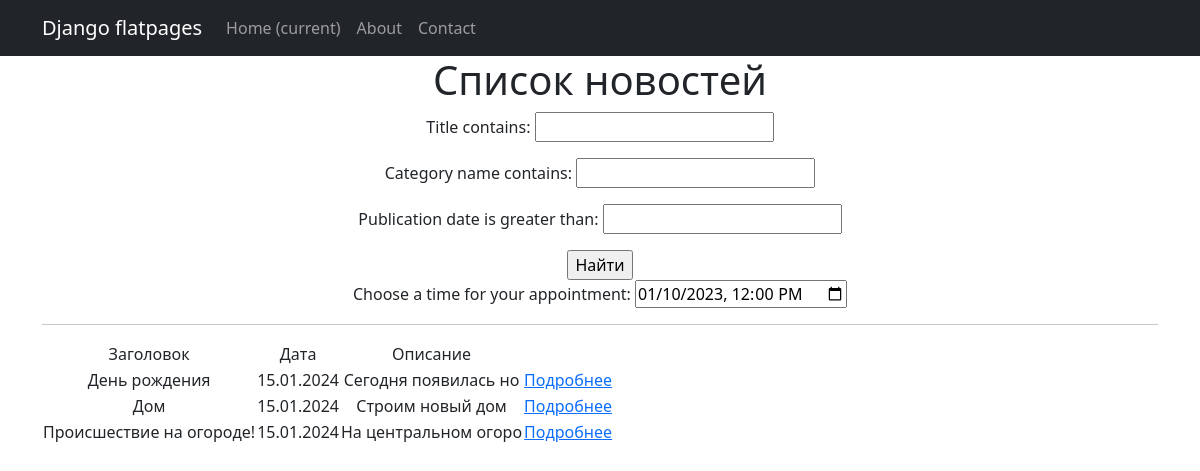
The page /news/search/ on the database as committed earlier.
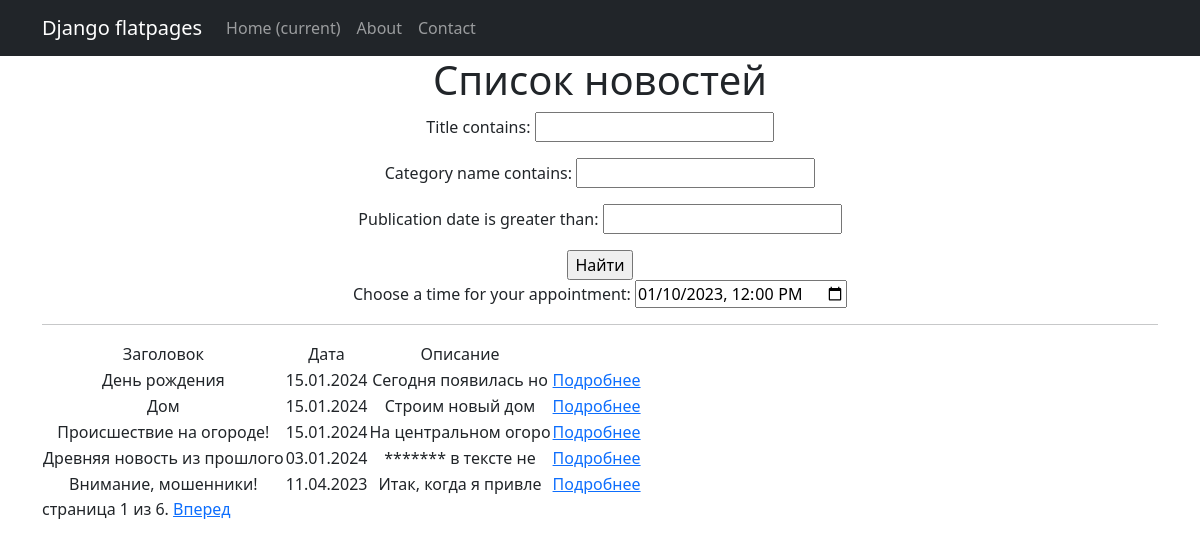
The same page on the database as committed later.
### news/models.py (models this page shows, shortened)
class News(models.Model):
    title = models.CharField(max_length=100)
    publication_date = models.DateField()
    text = models.TextField()
    category = models.ForeignKey('Category', on_delete=models.CASCADE, default=1)

### news/views.py (the view)
# urls.py: path('search/', NewsSearch.as_view(), name='news_search'),
class NewsSearch(FilterView):
    filterset_class = NewsFilter
    template_name = 'news_search.html'
    paginate_by = 5
    def get_queryset(self):
        queryset = super().get_queryset()
        self.filterset = NewsFilter(self.request.GET, queryset)
        return self.filterset.qs
    def get_context_data(self, **kwargs):
        context = super().get_context_data(**kwargs)
        context['filterset'] = self.filterset
        return context

### news/templatetags/censor.py (called while the page is built)
@register.filter(name='censor')
def censor(value):
    censored_words = ['редиска', 'Редиска', 'РЕДИСКА', 'петрушка', 'Петрушка', 'ПЕТРУШКА']  # список нежелательных слов
    for word in censored_words:
        value = value.replace(word, '*' * len(word))
    return value

### templates/news_search.html (shortened to what this page needs)
{% extends "flatpages/default.html" %}
{% load censor %}
{% load cache %}
{% block content %}
  <h1>Список новостей</h1>
   <form action="" method="get">
       {{ filterset.form.as_p }}
       <input type="submit" value="Найти" />
   </form>
   <label for="meeting-time">Choose a time for your appointment:</label>
    <input
      type="datetime-local"
      id="meeting-time"
      name="meeting-time"
      value="2023-01-10T12:00"
      min="2023-01-01T00:00"
      max="2025-01-01T00:00" />
  <hr>
  {% if news_list %}
    <table>
        <tr>
            <td>Заголовок</td>
            <td>Дата</td>
            <td>Описание</td>
        </tr>
        {% for news in news_list %}
        <tr>
            <td>{{ news.title }}</td>
            <td>{{ news.publication_date|date:"d.m.Y" }}</td>
            <td>{{ news.text|slice:":20"|censor }}</td>
            <td><a href="{% url 'news:news_detail' pk=news.pk %}">Подробнее</a></td>
        </tr>
        {% endfor %}
    </table>
  {% else %}
        <h2>Новостей нет!</h2>
  {% endif%}
      {% block pagination %}
        {% if is_paginated %}
            <div class="pagination">
                <span class="page-links">
                    <span class="page-current">
                        страница {{ page_obj.number }} из {{ page_obj.paginator.num_pages }}.
                    </span>
                    {% if page_obj.has_next %}
                        <a href="{{ request.path }}?page={{ page_obj.next_page_number }}">Вперед</a>
                    {% endif %}
                </span>
            </div>
        {% endif %}
      {% endblock pagination %}
{% endblock content %}

Rows that differ between the two databases and show on the page:
added News: title "Древняя новость из прошлого", publication_date "03.01.2024", text|censor "******* в тексте не"
added News: title "Внимание, мошенники!", publication_date "11.04.2023", text|censor "Итак, когда я привле"
Other text that changed with them:
{{ page_obj.number }}: (not shown) → "1"
{{ page_obj.paginator.num_pages }}: (not shown) → "6"
text now shown: "страница из . Вперед"
